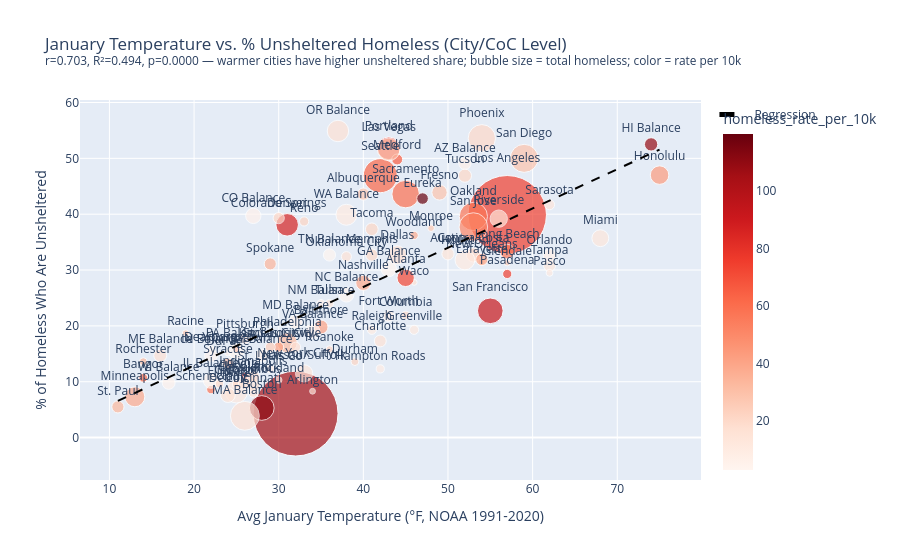

The cell this chart's notebook holds for it:
### Code cell
slope, intercept, r, p, se = stats.linregress(df['jan_temp_f'], df['unsheltered_pct'])
r2 = r ** 2
print(f'Jan temp vs unsheltered %: r={r:.3f}, R²={r2:.3f}, p={p:.4f}')
print(f'Each 10°F warmer → {slope*10:.1f}% more unsheltered')

x_range = np.linspace(df['jan_temp_f'].min(), df['jan_temp_f'].max(), 100)
y_range = slope * x_range + intercept

fig1 = px.scatter(
    df, x='jan_temp_f', y='unsheltered_pct',
    size='total_homeless',
    color='homeless_rate_per_10k', color_continuous_scale='Reds',
    text='city_name',
    hover_name='coc_name',
    hover_data={'lat': False, 'lon': False, 'state_postal': True, 'jan_temp_f': ':.0f', 'unsheltered_pct': ':.1f', 'total_homeless': ':,', 'homeless_rate_per_10k': ':.1f'},
    title=f'January Temperature vs. % Unsheltered Homeless (City/CoC Level)<br><sup>r={r:.3f}, R²={r2:.3f}, p={p:.4f} — warmer cities have higher unsheltered share; bubble size = total homeless; color = rate per 10k</sup>',
    labels={'jan_temp_f': 'Avg January Temperature (°F, NOAA 1991-2020)', 'unsheltered_pct': '% of Homeless Who Are Unsheltered'},
    size_max=60,
)
fig1.add_trace(go.Scatter(x=x_range, y=y_range, mode='lines', name='Regression', line=dict(color='black', width=2, dash='dash')))
fig1.update_traces(textposition='top center', selector=dict(mode='markers+text'))
fig1.show()

### Figure 1 — Plotly figure (JSON) as saved in the notebook; plotly's stock layout.template omitted (floating-point values rounded to 4 significant figures; data arrays with more than 128 entries replaced by an {"elided": "..."} marker saying what was removed)
{"data": [{"customdata": {"elided": "101x5 mixed values"}, "hovertemplate": "<b>%{hovertext}</b><br><br>Avg January Temperature (°F, NOAA 1991-2020)=%{x:.0f}<br>% of Homeless Who Are Unsheltered=%{y:.1f}<br>total_homeless=%{customdata[3]:,}<br>city_name=%{text}<br>state_postal=%{customdata[2]}<br>homeless_rate_per_10k=%{marker.color:.1f}<extra></extra>", "hovertext": ["Los Angeles City & County CoC", "San Diego City & County CoC", "Sacramento City & County CoC", "Oakland, Berkeley/Alameda County CoC", "San Francisco CoC", "Fresno City & County CoC", "Pasadena CoC", "Humboldt County CoC", "Contra Costa County CoC", "Yolo County CoC", "Long Beach CoC", "Glendale CoC", "San Jose/Santa Clara City & County CoC", "Riverside City & County CoC", "New York City CoC", "Syracuse, Auburn/Onondaga, Oswego Counties CoC", "Nassau, Suffolk Counties CoC", "Rockland County CoC", "Schenectady City & County CoC", "Seattle/King County CoC", "Washington Balance of State CoC", "Spokane City & County CoC", "Tacoma/Lakewood/Pierce County CoC", "Portland/Multnomah County CoC", "Oregon Balance of State CoC", "Medford/Ashland/Jackson County CoC", "Houston/Harris County CoC", "Dallas City & County CoC", "Fort Worth/Arlington/Tarrant County CoC", "Austin/Travis County CoC", "Waco/McLennan County CoC", "Sarasota/Bradenton/Manatee, Sarasota Counties CoC", "Tampa/Hillsborough County CoC", "Orlando/Orange, Osceola, Seminole Counties CoC", "Pasco County CoC", "Miami/Dade County CoC", "Metropolitan Denver CoC", "Colorado Balance of State CoC", "Colorado Springs/El Paso County CoC", "Boston CoC", "Massachusetts Balance of State CoC", "Lynn CoC", "Phoenix/Mesa/Maricopa County CoC", "Arizona Balance of State CoC", "Tucson/Pima County CoC", "Chicago CoC", "Illinois Balance of State CoC", "DuPage County CoC", "Minneapolis/Hennepin County CoC", "Saint Paul/Ramsey County CoC", "Rochester/Southeast Minnesota CoC", "Philadelphia CoC", "Pittsburgh/Allegheny County CoC", "Pennsylvania Balance of State CoC", "Atlanta CoC", "Georgia Balance of State CoC", "Las Vegas/Clark County CoC", "Reno/Sparks/Washoe County CoC", "Detroit CoC", "Dearborn/Dearborn Heights/Westland/Wayne County CoC", "Flint/Genesee County CoC", "Cincinnati/Hamilton County CoC", "Toledo/Lucas County CoC", "Columbus/Franklin County CoC", "Youngstown/Mahoning County CoC", "Cleveland/Cuyahoga County CoC", "Baltimore CoC", "Maryland Balance of State CoC", "Roanoke City & County/Salem CoC", "Newport News/Hampton/Virginia Beach CoC", "Arlington County CoC", "Virginia Balance of State CoC", "Raleigh/Wake County CoC", "Charlotte/Mecklenburg County CoC", "Durham County CoC", "North Carolina Balance of State CoC", "Hawaii Balance of State CoC", "Honolulu CoC", "Indianapolis CoC", "Indiana Balance of State CoC", "Nashville/Davidson County CoC", "Memphis/Shelby County CoC", "Tennessee Balance of State CoC", "St. Louis City CoC", "St. Louis County CoC", "Kansas City CoC", "Lafayette/Acadiana CoC", "New Orleans/Jefferson Parish CoC", "Monroe/Northeast Louisiana CoC", "Wisconsin Balance of State CoC", "Racine City & County CoC", "Albuquerque CoC", "New Mexico Balance of State CoC", "Oklahoma City CoC", "Tulsa City & County CoC", "Louisville/Jefferson County CoC", "Kentucky Balance of State CoC", "Columbia/Midlands CoC", "Greenville/Anderson/Spartanburg CoC", "Maine Balance of State CoC", "Bangor/Penobscot County CoC"], "legendgroup": "", "marker": {"color": [75.21, 28.83, 59.17, 57.94, 91.94, 28.55, 74.84, 119.9, 20.96, 37.61, 55.7, 24.73, 51.51, 15.04, 105.6, 29.6, 12.9, 15.43, 57.88, 62.52, 9.84, 34.26, 21.37, 77.47, 16.41, 65.72, 10.02, 16.11, 7.49, 14.26, 16.49, 13.46, 12.21, 7.03, 10.39, 12.78, 86.62, 5.61, 21.06, 111.0, 16.1, 75.5, 20.36, 6.38, 20.5, 11.92, 3.95, 5.5, 38.17, 33.47, 32.93, 31.58, 11.31, 3.18, 72.22, 3.06, 27.63, 21.93, 15.14, 3.64, 19.96, 14.86, 18.85, 16.12, 27.62, 16.08, 41.18, 4.15, 20.24, 9.08, 17.26, 3.5, 9.16, 15.54, 22.21, 3.32, 108.9, 43.22, 19.01, 3.47, 39.28, 19.73, 3.34, 40.92, 8.09, 24.29, 26.41, 39.75, 26.7, 4.41, 27.06, 27.06, 6.19, 15.51, 12.85, 15.94, 5.44, 19.51, 11.0, 16.7, 60.62], "coloraxis": "coloraxis", "size": [75312, 9626, 9278, 9747, 8035, 2894, 1038, 1634, 2444, 837, 2600, 486, 9974, 3673, 88025, 1423, 3655, 522, 912, 14190, 5384, 1791, 1968, 6297, 5624, 1463, 4741, 4210, 1578, 1840, 432, 1258, 1782, 1980, 584, 3472, 6198, 2874, 1538, 7498, 10234, 712, 9129, 1834, 2134, 6139, 2934, 512, 4892, 1834, 734, 4978, 1378, 3234, 3689, 2912, 6263, 1034, 2634, 634, 812, 1234, 812, 2134, 634, 2034, 2412, 2312, 634, 812, 412, 2634, 1034, 1734, 734, 2734, 2178, 4212, 1834, 2034, 2812, 1834, 1834, 1234, 812, 1234, 634, 1812, 534, 2034, 534, 1834, 834, 1234, 834, 1234, 2034, 812, 1034, 2034, 934], "sizemode": "area", "sizeref": 24.45, "symbol": "circle"}, "mode": "markers+text", "name": "", "orientation": "v", "showlegend": false, "text": ["Los Angeles", "San Diego", "Sacramento", "Oakland", "San Francisco", "Fresno", "Pasadena", "Eureka", "Contra Costa", "Woodland", "Long Beach", "Glendale", "San Jose", "Riverside", "New York City", "Syracuse", "Nassau/Suffolk", "Rockland", "Schenectady", "Seattle", "WA Balance", "Spokane", "Tacoma", "Portland", "OR Balance", "Medford", "Houston", "Dallas", "Fort Worth", "Austin", "Waco", "Sarasota", "Tampa", "Orlando", "Pasco", "Miami", "Denver", "CO Balance", "Colorado Springs", "Boston", "MA Balance", "Lynn", "Phoenix", "AZ Balance", "Tucson", "Chicago", "IL Balance", "DuPage", "Minneapolis", "St. Paul", "Rochester", "Philadelphia", "Pittsburgh", "PA Balance", "Atlanta", "GA Balance", "Las Vegas", "Reno", "Detroit", "Dearborn", "Flint", "Cincinnati", "Toledo", "Columbus", "Youngstown", "Cleveland", "Baltimore", "MD Balance", "Roanoke", "Hampton Roads", "Arlington", "VA Balance", "Raleigh", "Charlotte", "Durham", "NC Balance", "HI Balance", "Honolulu", "Indianapolis", "IN Balance", "Nashville", "Memphis", "TN Balance", "St. Louis City", "St. Louis Co", "Kansas City", "Lafayette", "New Orleans", "Monroe", "WI Balance", "Racine", "Albuquerque", "NM Balance", "Oklahoma City", "Tulsa", "Louisville", "KY Balance", "Columbia", "Greenville", "ME Balance", "Bangor"], "textposition": "top center", "type": "scatter", "x": [57, 59, 45, 53, 55, 49, 57, 47, 53, 46, 57, 57, 53, 56, 32, 24, 33, 30, 22, 42, 38, 29, 41, 43, 37, 44, 52, 44, 43, 50, 46, 62, 62, 62, 62, 68, 31, 27, 30, 28, 26, 26, 54, 52, 52, 25, 22, 24, 13, 11, 14, 31, 26, 25, 45, 43, 43, 33, 24, 22, 23, 27, 25, 27, 25, 26, 35, 32, 36, 42, 34, 34, 41, 42, 39, 38, 74, 75, 27, 22, 40, 41, 36, 30, 29, 29, 54, 54, 48, 17, 19, 40, 35, 38, 36, 32, 28, 45, 46, 16, 14], "xaxis": "x", "y": [39.9, 50.0, 43.6, 39.6, 22.7, 43.9, 29.3, 42.8, 32.7, 36.2, 33.3, 31.3, 37.7, 39.2, 4.3, 13.3, 11.5, 10.3, 8.6, 46.9, 39.9, 31.1, 37.3, 51.8, 54.9, 49.8, 31.8, 32.7, 21.8, 32.9, 27.8, 41.7, 30.8, 32.6, 29.5, 35.7, 38.1, 39.7, 39.3, 5.3, 3.9, 11.0, 53.6, 49.1, 46.9, 8.2, 10.2, 15.2, 7.3, 5.5, 13.6, 17.0, 17.7, 15.5, 28.6, 30.2, 51.6, 38.7, 7.6, 15.8, 9.6, 8.1, 9.6, 9.4, 15.8, 9.8, 19.8, 20.7, 15.8, 12.3, 8.3, 19.0, 19.3, 17.3, 13.6, 25.6, 52.5, 47.0, 10.9, 14.7, 27.7, 32.7, 32.7, 16.2, 12.3, 16.2, 31.5, 31.9, 37.5, 9.8, 18.7, 43.6, 24.0, 32.4, 24.0, 16.2, 14.7, 21.9, 19.3, 14.7, 10.7], "yaxis": "y"}, {"line": {"color": "black", "dash": "dash", "width": 2}, "mode": "lines", "name": "Regression", "type": "scatter", "x": [11.0, 11.65, 12.29, 12.94, 13.59, 14.23, 14.88, 15.53, 16.17, 16.82, 17.46, 18.11, 18.76, 19.4, 20.05, 20.7, 21.34, 21.99, 22.64, 23.28, 23.93, 24.58, 25.22, 25.87, 26.52, 27.16, 27.81, 28.45, 29.1, 29.75, 30.39, 31.04, 31.69, 32.33, 32.98, 33.63, 34.27, 34.92, 35.57, 36.21, 36.86, 37.51, 38.15, 38.8, 39.44, 40.09, 40.74, 41.38, 42.03, 42.68, 43.32, 43.97, 44.62, 45.26, 45.91, 46.56, 47.2, 47.85, 48.49, 49.14, 49.79, 50.43, 51.08, 51.73, 52.37, 53.02, 53.67, 54.31, 54.96, 55.61, 56.25, 56.9, 57.55, 58.19, 58.84, 59.48, 60.13, 60.78, 61.42, 62.07, 62.72, 63.36, 64.01, 64.66, 65.3, 65.95, 66.6, 67.24, 67.89, 68.54, 69.18, 69.83, 70.47, 71.12, 71.77, 72.41, 73.06, 73.71, 74.35, 75.0], "y": [6.575, 7.029, 7.484, 7.938, 8.393, 8.847, 9.302, 9.757, 10.21, 10.67, 11.12, 11.57, 12.03, 12.48, 12.94, 13.39, 13.85, 14.3, 14.76, 15.21, 15.67, 16.12, 16.57, 17.03, 17.48, 17.94, 18.39, 18.85, 19.3, 19.76, 20.21, 20.67, 21.12, 21.57, 22.03, 22.48, 22.94, 23.39, 23.85, 24.3, 24.76, 25.21, 25.67, 26.12, 26.57, 27.03, 27.48, 27.94, 28.39, 28.85, 29.3, 29.76, 30.21, 30.67, 31.12, 31.57, 32.03, 32.48, 32.94, 33.39, 33.85, 34.3, 34.76, 35.21, 35.67, 36.12, 36.57, 37.03, 37.48, 37.94, 38.39, 38.85, 39.3, 39.76, 40.21, 40.67, 41.12, 41.57, 42.03, 42.48, 42.94, 43.39, 43.85, 44.3, 44.76, 45.21, 45.67, 46.12, 46.57, 47.03, 47.48, 47.94, 48.39, 48.85, 49.3, 49.76, 50.21, 50.67, 51.12, 51.57]}], "layout": {"coloraxis": {"colorbar": {"title": {"text": "homeless_rate_per_10k"}}, "colorscale": [[0.0, "rgb(255,245,240)"], [0.125, "rgb(254,224,210)"], [0.25, "rgb(252,187,161)"], [0.375, "rgb(252,146,114)"], [0.5, "rgb(251,106,74)"], [0.625, "rgb(239,59,44)"], [0.75, "rgb(203,24,29)"], [0.875, "rgb(165,15,21)"], [1.0, "rgb(103,0,13)"]]}, "legend": {"itemsizing": "constant", "tracegroupgap": 0}, "title": {"text": "January Temperature vs. % Unsheltered Homeless (City/CoC Level)<br><sup>r=0.703, R²=0.494, p=0.0000 — warmer cities have higher unsheltered share; bubble size = total homeless; color = rate per 10k</sup>"}, "xaxis": {"anchor": "y", "domain": [0.0, 1.0], "title": {"text": "Avg January Temperature (°F, NOAA 1991-2020)"}}, "yaxis": {"anchor": "x", "domain": [0.0, 1.0], "title": {"text": "% of Homeless Who Are Unsheltered"}}}}
